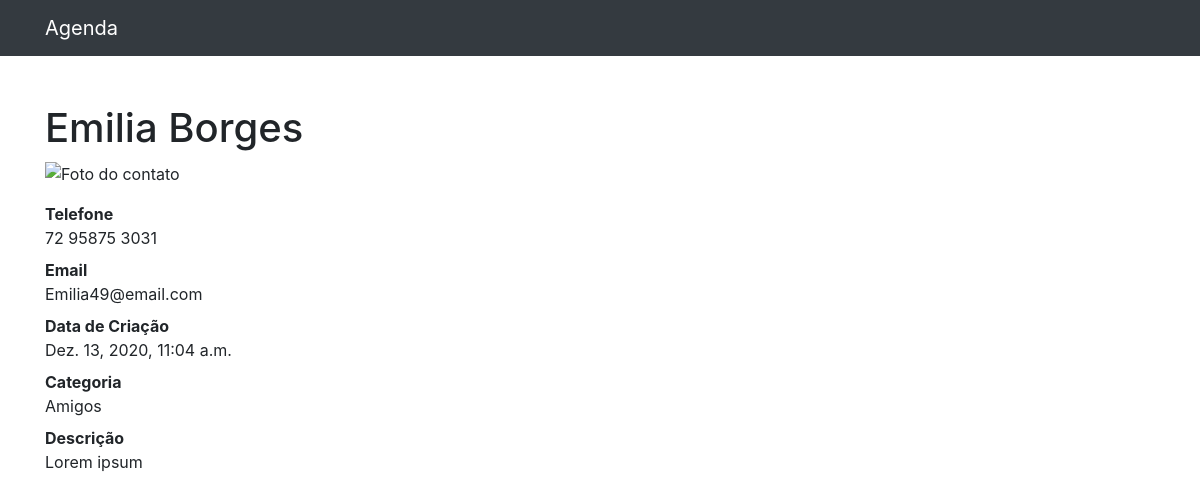
The app's page /detalhes/102 with its own data.
### contatos/models.py (models this page shows, shortened)
class Contato(Model):
    nome = CharField(max_length=255)
    sobrenome = CharField(max_length=255, blank=True)
    telefone = CharField(max_length=40)
    email = CharField(max_length=255, blank=True)
    data_criacao = DateTimeField(null=True, default=now)
    descricao = CharField(max_length=500, blank=True, null=True)
    mostrar = BooleanField(default=True)
    categoria = ForeignKey(Categoria, on_delete=DO_NOTHING)
    foto = ImageField(blank=True, upload_to='fotos/%Y/%m')

class Categoria(Model):
    nome = CharField(max_length=255)
    def __str__(self) -> str:
        return self.nome

### contatos/views.py (the view)
# urls.py: path('detalhes/<int:id>', views.ver_contato, name='ver_contato'),
def ver_contato(request, id):
    contato = get_object_or_404(Contato, id=id, mostrar=True)
    return render(request, 'contatos/detalhes.html', {'contato': contato})

### contatos/templates/contatos/detalhes.html (shortened to what this page needs)
{% extends 'base.html' %}
{% block conteudo %}
    {% if contato %}
        <dl>
            <h1 class="mt-5">{{contato.nome}} {{contato.sobrenome}}</h1>
            <p>
                {% if contato.foto %}
                    <img src="{{contato.foto.url}}" alt="Foto do contato" height="200" width="auto">
                {% else %}
                    <img src="https://cdn.pixabay.com/photo/2016/08/08/09/17/avatar-1577909_1280.png" alt="Foto do contato" height="200" width="auto">
                {% endif %}
            </p>
            <dt>Telefone</dt>
            <dd>{{contato.telefone}}</dd>
            <dt>Email</dt>
            <dd>{{contato.email}}</dd>
            <dt>Data de Criação</dt>
            <dd>{{contato.data_criacao}}</dd>
            <dt>Categoria</dt>
            <dd>{{contato.categoria}}</dd>
            <dt>Descrição</dt>
            <dd>{{contato.descricao}}</dd>
        </dl>
    {% else %}
        <div class="alert alert-warning" role="alert">
            Nada encontrado.
        </div>
    {% endif %}
{% endblock %}

### records on screen
Contato: nome "Emilia", sobrenome "Borges", telefone "72 95875 3031", email "Emilia49@email.com", data_criacao "Dez. 13, 2020, 11:04 a.m.", categoria "Amigos", descricao "Lorem ipsum"
